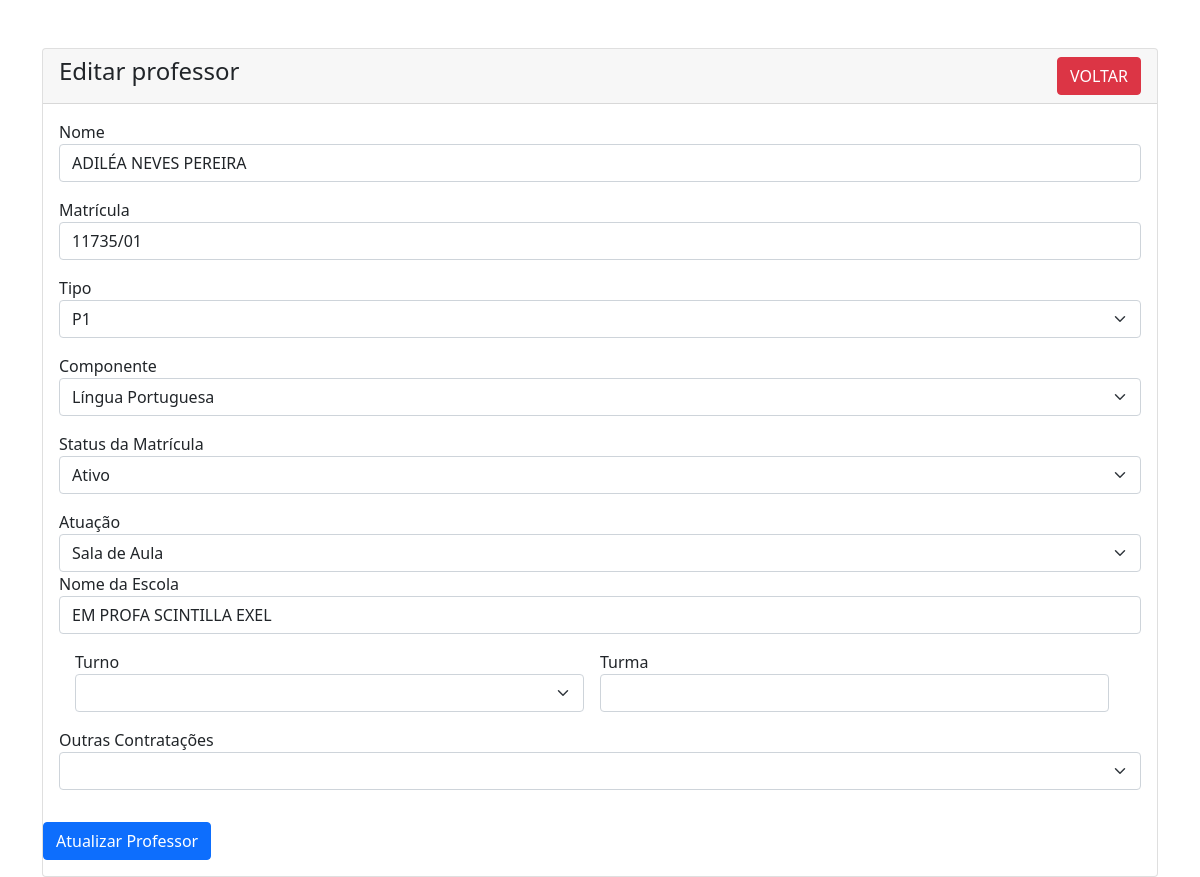
The page /sistema/professor-edit.php?id=17 on the database its author committed.
### tables this page shows
CREATE TABLE IF NOT EXISTS `status_matricula` (
  `id` int NOT NULL AUTO_INCREMENT,
  `id_professor` int NOT NULL,
  `status` enum('Ativo Receptado','Ativo Permutado','Ativo Redução de Carga Horária','Licença Médica','Licença Maternidade','Licença Prêmio','Licença sem Vencimento','Vacância','Cedido','Exonerado') NOT NULL,
  `nome_premed` varchar(250) NOT NULL,
  `data_inicio` date NOT NULL,
  `data_fim` date NOT NULL,
  PRIMARY KEY (`id`),
  KEY `id_professor` (`id_professor`)
);

CREATE TABLE IF NOT EXISTS `professores` (
  `id` int NOT NULL AUTO_INCREMENT,
  `nome` varchar(250) NOT NULL,
  `matricula` varchar(250) NOT NULL,
  `tipo` varchar(5) NOT NULL,
  `componente` enum('Geral','Matemática','Língua Portuguesa','Língua Inglesa','História','Geografia','Ciências','Artes','Educação Física') NOT NULL,
  `status_matricula` enum('Ativo','Ativo Readaptado','Ativo Permutado','Ativo Redução de Carga Horária','Licença Médica','Licença Maternidade','Licença Prêmio','Licença sem Vencimento','Vacância','Cedido','Exonerado') NOT NULL,
  `atuacao` enum('SEMED','Sala de Aula','Dirigente de Turno','Diretor(a)','Diretor Adjunto','Sala de Recursos','Implementador de Leitura','Outros') DEFAULT NULL,
  `nome_escola` varchar(250) NOT NULL,
  `turno` enum('Matutino','Vespertino','Noturno') NOT NULL,
  `turma` varchar(250) NOT NULL,
  `outras_contratacoes` enum('RET','Contrato') DEFAULT NULL,
  `outra_escola` varchar(255) DEFAULT NULL,
  `outra_turma` varchar(255) DEFAULT NULL,
  `outra_turno` enum('Matutino','Vespertino','Noturno') DEFAULT NULL,
  PRIMARY KEY (`id`)
);

### sistema/professor-edit.php (the view, shortened to what this page needs)
<?php
require 'conecta.php';
?>
<!doctype html>
<html lang="pt-BR">
<head>
  <link href="https://cdn.jsdelivr.net/npm/bootstrap@5.1.3/dist/css/bootstrap.min.css" rel="stylesheet">
</head>
<body>
  <div class="container mt-5">
    <div class="row">
      <div class="col-md-12">
        <div class="card">
          <div class="card-header">
            <h4>Editar professor
              <a href="index.php" class="btn btn-danger float-end">VOLTAR</a>
            </h4>
          </div>
          <div class="card-body">
            <?php
            if (isset($_GET['id'])) {
              $prof_id = mysqli_real_escape_string($con, $_GET['id']);
              $query = "SELECT * FROM professores p JOIN status_matricula m ON p.id = m.id WHERE p.id='$prof_id';";
              $query_run = mysqli_query($con, $query);
              if (mysqli_num_rows($query_run) > 0) {
                $professor = mysqli_fetch_array($query_run);
            ?>
                <form action="code.php" method="POST">
                  <div class="mb-3">
                    <label>Nome</label>
                    <input type="text" name="nome" value="<?= $professor['nome']; ?>" class="form-control">
                  </div>
                  <div class="mb-3">
                    <label>Matrícula</label>
                    <input type="text" name="matricula" value="<?= $professor['matricula']; ?>" class="form-control">
                  </div>
                  <div class="mb-3">
                    <label>Tipo</label>
                    <select name="tipo" value="<?= $professor['tipo']; ?>" class="form-select">
                      <option value="<?= $professor['tipo']; ?>"><?= $professor['tipo']; ?></option>
                    </select>
                  </div>
                  <div class="mb-3">
                    <label>Componente</label>
                    <select name="componente" value="<?= $professor['componente']; ?>" class="form-select">
                      <option value="<?= $professor['componente']; ?>"><?= $professor['componente']; ?></option>
                    </select>
                  </div>
                  <div class="mb-3">
                    <label>Status da Matrícula</label>
                    <select id="selectStatus" name="status_matricula" value="<?= $professor['status_matricula']; ?>" class="form-select">
                      <option value="<?= $professor['status_matricula']; ?>"><?= $professor['status_matricula']; ?></option>
                    </select>
                  </div>
                  <div class="mb-3">
                    <label>Atuação</label>
                    <select id="selectAtuacao" name="atuacao" value="<?= $professor['atuacao']; ?>" class="form-select">
                      <option value="<?= $professor['atuacao']; ?>"><?= $professor['atuacao']; ?></option>
                    </select>
                    <div class="mb-3">
                      <label for="nome_escola">Nome da Escola</label>
                      <input type="text" name="nome_escola" value="<?= $professor['nome_escola']; ?>" class="form-control" id="nomeEscola">
                    </div>
                  </div>
                  <div class="container-md row g-3 mb-3">
                    <div class="col">
                      <label for="turno">Turno</label>
                      <select class="form-select" value="<?= $professor['turno']; ?>" name="turno" id="oturno">
                        <option value="<?= $professor['turno']; ?>"><?= $professor['turno']; ?></option>
                        <option value="selecione">Selecione</option>
                      </select>
                    </div>
                    <div class="col">
                      <label for="turma">Turma</label>
                      <input type="text" class="form-control" value="<?= $professor['turma']; ?>" name="turma" id="aturma">
                    </div>
                  </div>
                  <div class="mb-3">
                    <label for="outros">Outras Contratações</label>
                    <select class="form-select" value="<?= $professor['outras_contratacoes']; ?>" name="outras_contratacoes" id="selectOutra">
                      <option value="<?= $professor['outras_contratacoes']; ?>"><?= $professor['outras_contratacoes']; ?></option>
                      <option value="selecione">Selecione</option>
                    </select>
                  </div>
          </div>
          <div class="mb-3">
            <button type="submit" name="update_professor" class="btn btn-primary">
              Atualizar Professor
            </button>
          </div>
      <?php
              } else {
                echo "<h4>Nenhum ID encontrado</h4>";
              }
            }
      ?>
        </div>
      </div>
    </div>
  </div>
</body>
</html>

### rows shown on the page
status_matricula: nome "ADILÉA NEVES PEREIRA", matricula "11735/01", tipo "P1", componente "Língua Portuguesa", status_matricula "Ativo", atuacao "Sala de Aula", nome_escola "EM PROFA SCINTILLA EXEL"
